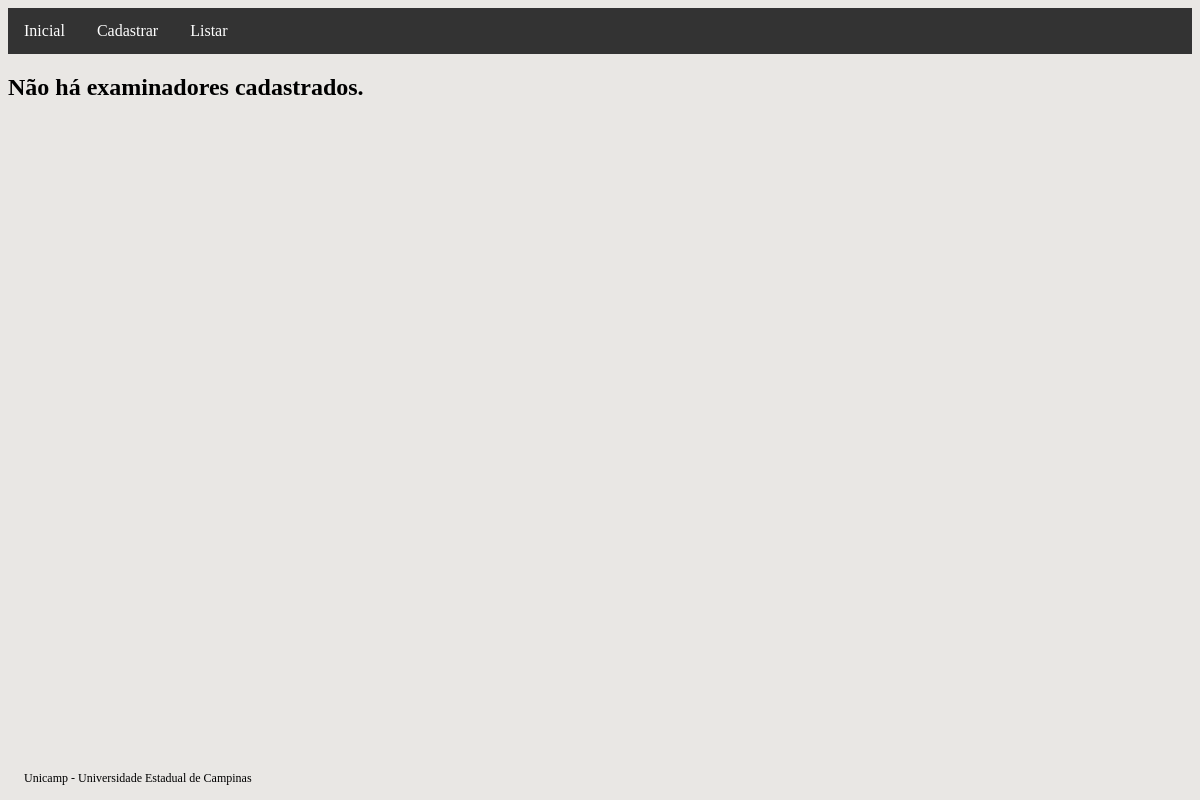
/examinador-list, run on an earlier commit of the app's database.
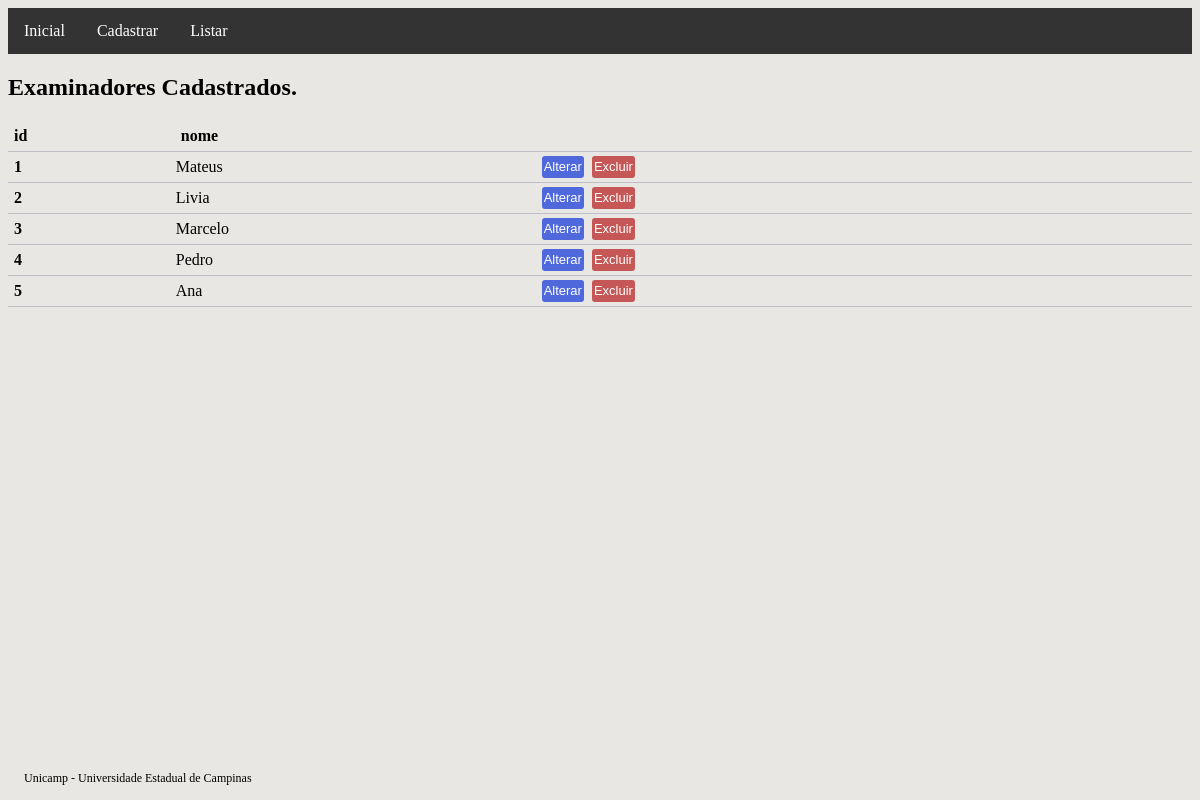
And on a later commit of the database.
### main/models.py (models this page shows, shortened)
class Examinador(models.Model):
    nome = models.CharField(max_length=100, db_index=True, null=False, blank=False)

### main/views.py (the view)
# urls.py: path('examinador-list', CadastroExaminadorList.as_view(template_name='examinador_list.html'), name='examinador_list'),
class CadastroExaminadorList(ListView):
    model = Examinador

### main/templates/examinador_list.html (shortened to what this page needs)
{% extends "base.html" %}
{% block conteudo %}
{% if examinador_list %}
<h2>Examinadores Cadastrados.</h2>
<table class="tabela">
    <thead>
        <tr>
            <th>id</th>
            <th>nome</th>
        </tr>
    </thead>
    <tbody>
        {% for n in examinador_list %}
        <tr>
            <th scope="row">{{ n.pk }}</th>
            <td>{{ n.nome }}</td>
            <td>
                <a href="{% url 'examinador_update' pk=n.pk %}"><button class="botao_confirmar">Alterar</button></a>
                <a href="{% url 'examinador_delete' pk=n.pk %}"><button class="botao_aviso">Excluir</button></a>
            </td>
        </tr>
        {% endfor %}
    </tbody>
</table>
{% else %}
<h2>Não há examinadores cadastrados.</h2>
{% endif %}
{% endblock conteudo %}

What changed in the data, as far as the page shows it:
added Examinador: pk "1", nome "Mateus"
added Examinador: pk "2", nome "Livia"
added Examinador: pk "3", nome "Marcelo"
added Examinador: pk "4", nome "Pedro"
added Examinador: pk "5", nome "Ana"
Also different on the page:
text no longer shown: "Não há examinadores cadastrados."
text now shown: "Examinadores Cadastrados. id nome"
